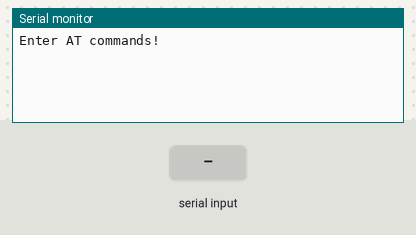
This sketch was run on a simulated Arduino Uno, built with avr-gcc and run on an emulated ATmega328P. On the bench: the last lines printed to the serial monitor. Inputs (shaded band) come from the test bench.

Above: at 1.2 s.
1.3 s: "1" received over the second serial link
At 2.1 s:
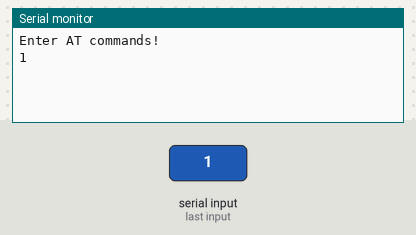
2.8 s: "0" received over the second serial link
At 3.3 s:
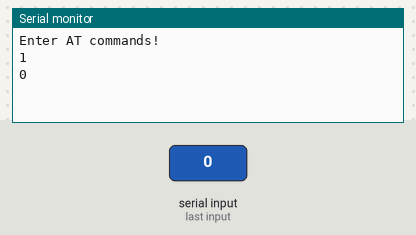

Measured:
- after the input at 1.3 s, the serial monitor: prints a new line at once (image 1)
- after the input at 2.8 s, the serial monitor: prints a new line at once (image 2)

The sketch:

arduino_forum_bt.ino
```cpp
#include <SoftwareSerial.h>
SoftwareSerial EEBlue(19, 20); // RX | TX
char data = 0;            //Variable for storing received data

void setup()
{
  //pinMode(13, OUTPUT);
  //pinMode(11, OUTPUT);  //Sets digital pin 11 as output pin
  Serial.begin(9600);
  EEBlue.begin(9600);  //Baud Rate for command Mode.
  Serial.println("Enter AT commands!");
}

void loop()
{

  // Feed any data from bluetooth to Terminal.
  if (EEBlue.available()){
    data = EEBlue.read();        //Read the incoming data & store into data
      Serial.println(data);          //Print Value inside data in Serial monitor

      //if(data == '1')digitalWrite(13, HIGH);   //If value is 1 then LED turns ON
      //if(data == '0')digitalWrite(13, LOW);   //If value is 1 then LED turns ON

// Checks whether value of data is equal to 1
 }
//
  // Feed all data from termial to bluetooth
  if (Serial.available())
      EEBlue.write(Serial.read());
   }
```
